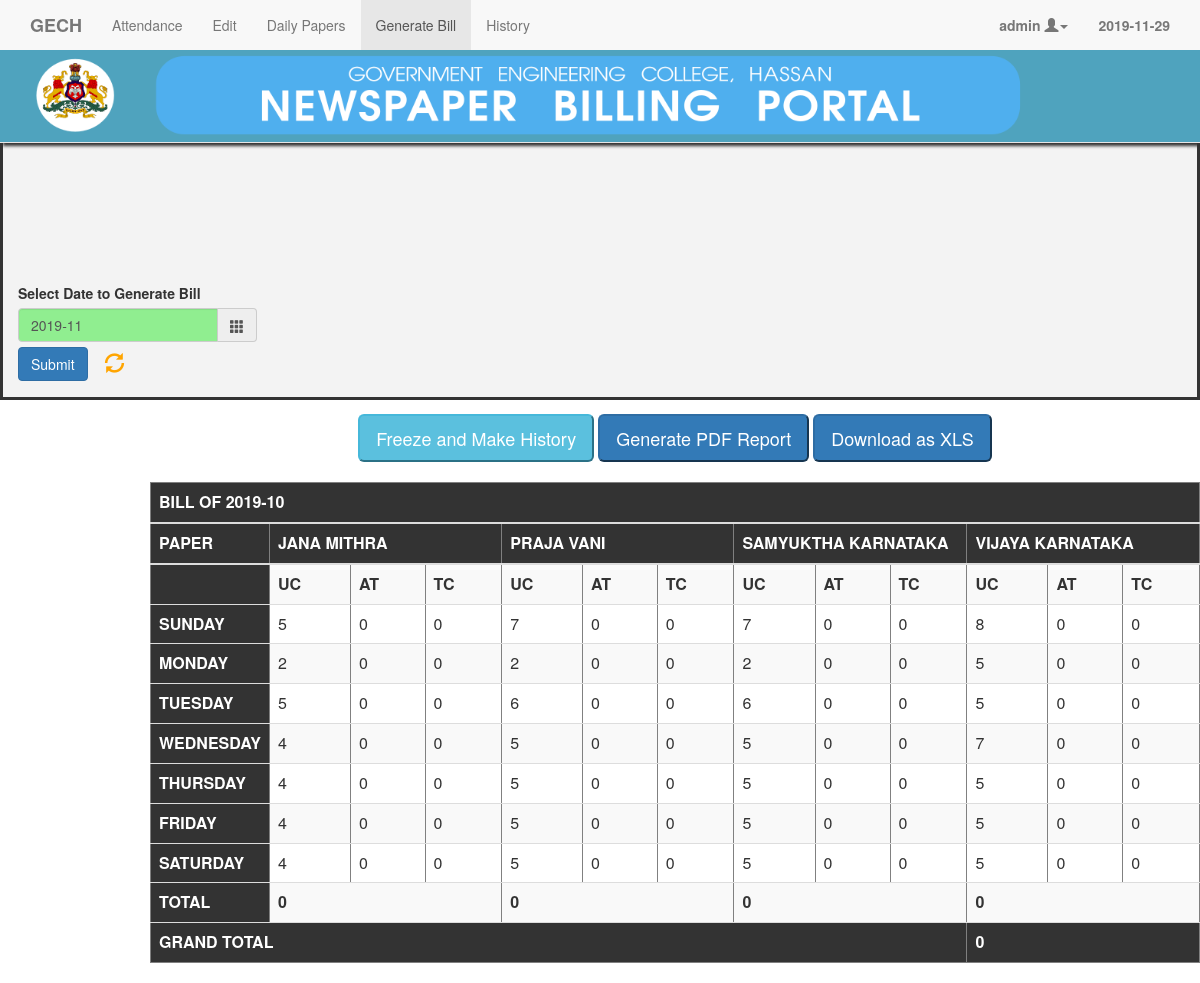
Screenshot of /billing.php (signed in) with the database file from the repository.
### tables this page shows
CREATE TABLE `cost` (
  `slno` int(4) NOT NULL,
  `paper` varchar(50) NOT NULL,
  `sunday` int(4) DEFAULT NULL,
  `monday` int(4) DEFAULT NULL,
  `tuesday` int(4) DEFAULT NULL,
  `wednesday` int(4) DEFAULT NULL,
  `thursday` int(4) DEFAULT NULL,
  `friday` int(4) DEFAULT NULL,
  `saturday` int(4) DEFAULT NULL,
  PRIMARY KEY (`paper`),
  UNIQUE KEY `slno` (`slno`),
  UNIQUE KEY `slno_2` (`slno`)
);

CREATE TABLE `daysOfWeek` (
  `id` int(1) DEFAULT NULL,
  `day` varchar(10) DEFAULT NULL
);

### config.php (called while the page is built, shortened)
<?php
	$username=$_SESSION['login_user'];
?>

### billing.php (the view, shortened to what this page needs)
<?php
	include("config.php");
  $findPriv = "select priv from login where username like '".$username."'";
  $resPriv = mysqli_query($conn,$findPriv);
  $rowPriv = mysqli_fetch_assoc($resPriv);
  $prev = $rowPriv['priv'];
?>
<!DOCTYPE html>
<html>
<head>
	<link rel="stylesheet" href="css/bootstrap.min.css">
    <link rel="stylesheet" href="css/jqui.css">
 	<link rel="stylesheet" type="text/css" href="datepicker/bootstrap-datepicker3.css">
</head>
<nav role="navigation" class="navbar navbar-default navbar-static-top hidden-print" style="width: 100%;position: fixed;box-shadow: 3px 3px 3px;">
    <div class="container ">
        <div class="navbar-header">
            <a href="http://www.gechassan.ac.in" class="navbar-brand"><b>GECH</b></a>
        </div>
        <div id="navbarCollapse" class="collapse navbar-collapse">
            <ul class="nav navbar-nav">
                <li><a href="attendance.php">Attendance</a></li>
                <li><a href="edit.php">Edit</a></li>
                <?php if($prev == '1') echo '<li><a href="papers.php">Daily Papers</a></li>'; ?>
                <li class="active"><a href="billing.php">Generate Bill</a></li>
                <li><a href="history.php">History</a></li>
            </ul>
            <ul class="nav navbar-nav navbar-right">
      			<li class="dropdown">
              <a href="#" class="dropdown-toggle" data-toggle="dropdown" role="button" aria-haspopup="true" aria-expanded="false"><b><?php echo "$username "; ?> <span class="glyphicon glyphicon-user"></span><span class="caret"></span></b></span></a>
            </li>
                <li><a><b><?php echo "".date("Y-m-d").""; ?></b></a></li>
            </ul>
        </div>
    </div>
    <img  id="header-image" src="images/header2.png">
</nav>
<body>
  <div class="container top-form hidden-print">
    <form action="billing.php" method="">
      <div style="width: 12%">
        <div class="form-group" style="margin-top: 280px;float: left;">
        <label for="date">Select Date to Generate Bill</label>
          <div class="input-group date form_datetime col-md-5" style="width: 10%;"  data-link-field="date">
            <input class="form-control" style="width: 200px;background-color: lightgreen;" id="date" required="" name="date" type="text" value="<?php echo "".date("Y-m").""; ?>"  readonly>
            <span class="input-group-addon"><span class="glyphicon glyphicon-th"></span></span>
          </div>
          <input type="submit" class="btn btn-primary" style="margin-top: 5px;" value="Submit" >
          <a href="edit.php" class="btn"><b><span class="glyphicon glyphicon-refresh" style="color: orange;font-size: 20px;"></b></span></a>
       </div>
      </div>
    </form>
  </div>
<?php
if (isset($_GET['date'])) {
    $date = $_GET['date'];
  }
else {
    $date =  date("Y-n", strtotime("first day of previous month"));
  }
?>
<?php
  $listPapers = "select paper from cost";
  $resPapers = mysqli_query($conn,$listPapers);
  $count = '0';
  while ($rowPapers = mysqli_fetch_assoc($resPapers)) {
      $count = $count + '1';
  }
  $numOfPapers = $count * 3;
  $numOfPapers+=1;
?>
<div class="main-form" align="center" style="margin-left: 150px;text-transform: uppercase;" >
  <table class="table table-hover table-striped" border="1" style="border-style: solid;" id="testTable" align="center" style="text-transform: uppercase;">
    <thead>
      <tr><th colspan="<?php echo "$numOfPapers"; ?>">Bill of <?php echo "$date"; ?></th></tr>
        <tr>
        <th>Paper</th>
          <?php
              $listPapers = "select paper from cost";
              $resPapers = mysqli_query($conn,$listPapers);
              $count = '1';
              while ($rowPapers = mysqli_fetch_assoc($resPapers)) {
                $paperName[$count] = $rowPapers['paper'];
                $count = $count + '1';
                echo "<th colspan='3' style='width:25%;'>".$rowPapers['paper']."</th>";
              }
          ?>
      </tr>
      </thead>
      <tbody>
        <th></th>
        <?php
          foreach ($paperName as $a => $b) {
            echo "<td><b>UC</b></td><td><b>AT</b></td><td><b>TC</b></td>";
          }
          $daysOfWeek = "select * from daysOfWeek order by id";
          $resDaysOfweek = mysqli_query($conn,$daysOfWeek);
          while ($rowDaysOfWeek = mysqli_fetch_assoc($resDaysOfweek)) {
            echo "<tr><th>".$rowDaysOfWeek['day']."</th>";
            $listPapers = "select paper,slno from cost";
            $resPapers = mysqli_query($conn,$listPapers);
            while ($rowPapers = mysqli_fetch_assoc($resPapers))
            {
              $uc = "select ".$rowDaysOfWeek['day']." as uc from cost where paper like '".$rowPapers['paper']."'";
              $resuc = mysqli_query($conn,$uc);
              $rowuc = mysqli_fetch_assoc($resuc);
              $monthDays = "select day(last_day('".$date."-1')) as lastDay";
              $resMonthDays = mysqli_query($conn,$monthDays);
              $rowMonthDays = mysqli_fetch_assoc($resMonthDays);
              $lastDay = $rowMonthDays['lastDay'];
              $at = "select count(delivery) as count from attendance where date between '".$date."-01' and '".$date."-".$lastDay."' and dayname(date) like '".$rowDaysOfWeek['day']."' and paper like '".$rowPapers['paper']."' and delivery like 'yes' ";
              $resat = mysqli_query($conn,$at);
              $rowat = mysqli_fetch_assoc($resat);
              $tc = $rowuc['uc'] * $rowat['count'];
              echo "<td>".$rowuc['uc']."</td><td>".$rowat['count']."</td><td>".$tc."</td>";
            }
            echo "</tr>";
          }
          $listPapers = "select paper,slno from cost";
          $resPapers = mysqli_query($conn,$listPapers);
          echo "<tr><th>Total</th>";
          $grandTotal = '0';
          $numOfPapers ='0';
          while ($rowPapers = mysqli_fetch_assoc($resPapers))
          {
            $numOfPapers++;
            $pn = $rowPapers['paper'];
            echo "<td colspan='3'><b>".$$pn."</b></td>";
            $grandTotal += $$pn;
          }
          $numOfPapers = ($numOfPapers * '3');
          $numOfPapers-='2';
          echo "</tr><tr><th colspan='".$numOfPapers."'>Grand Total</th><th colspan='3'><b>$grandTotal</b></th></tr>";
        ?>
      </tbody>
      <div align="center">
        <form action="freeze.php" method="post">
          <?php
            $exist = "select * from history where date like '".$date."'";
            $resExist = mysqli_query($conn,$exist);
            if(!mysqli_num_rows($resExist))
            {
              echo '<input type="submit" name="submit" class="btn-lg btn-info" value="Freeze and Make History">';
            }
          ?>
        </form>
        <button class="btn-lg btn-primary hidden-print" onclick="window.print()">Generate PDF Report</button>
        <button class="btn-lg btn-primary hidden-print" onclick="tableToExcel('testTable', 'W3C Example Table')" >Download as XLS</button><br><br>
      </div>
</div>
</body>
</html>

### billing.php (style rules this page uses)
#header-image { width: 100%; }
th { background-color: 333333; color: white; }
html { min-height: 100%; position: relative; }
body { margin-bottom: 60px; }
.top-form { position: absolute; background-color: #f3f3f3; height: 400px; width: 100%; border: solid; }
.main-form { position: absolute; margin-top: 400px; align-self: center; align-content: center; }

### rows the page displays
cost: paper "JANA MITHRA", uc "5", count "0", tc "0", uc "2", uc "4"
cost: paper "PRAJA VANI", uc "7", count "0", tc "0", uc "2", uc "6", uc "5"
cost: paper "SAMYUKTHA KARNATAKA", uc "7", count "0", tc "0", uc "2", uc "6", uc "5"
cost: paper "VIJAYA KARNATAKA", uc "8", count "0", tc "0", uc "5", uc "7"
daysofweek: day "SUNDAY"
daysofweek: day "MONDAY"
daysofweek: day "TUESDAY"
daysofweek: day "WEDNESDAY"
daysofweek: day "THURSDAY"
daysofweek: day "FRIDAY"
daysofweek: day "SATURDAY"

### other values shown
$username "admin"
$date "2019-10"
$grandTotal "0"
